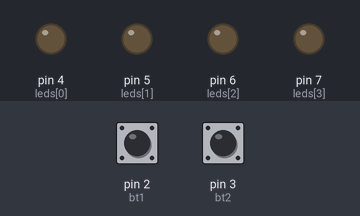
A sketch run on a simulated Arduino Uno, built with avr-gcc and run on an emulated ATmega328P. Parts: output pins drawn as LEDs (lit = HIGH). The test bench sets the inputs (shaded band); at power-on: pin 2 (bt1) HIGH, pin 3 (bt2) HIGH.

Above: at 1.2 s.
1.3 s: pin 2 (bt1) pulled LOW for 0.15 s
At 2.5 s:
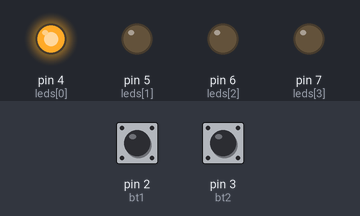
2.9 s: pin 2 (bt1) pulled LOW for 1 s
At 3.6 s:
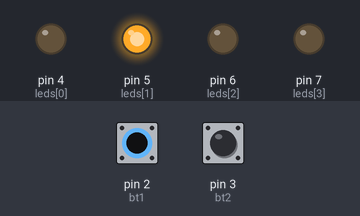
5.4 s: pin 2 (bt1) pulled LOW for 0.15 s
At 6.6 s:
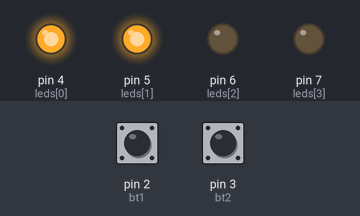
7.0 s: pin 2 (bt1) pulled LOW for 3.2 s
At 8.0 s:
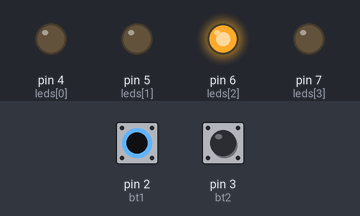
11.7 s: pin 2 (bt1) pulled LOW for 0.15 s
At 12.8 s:
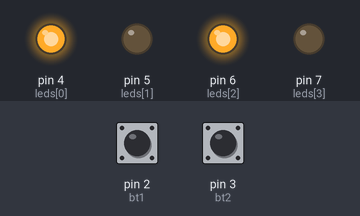
13.3 s: pin 2 (bt1) pulled LOW for 1 s
At 14.0 s:
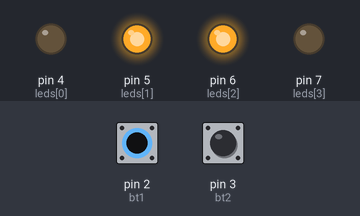
Timing chart, 0 to 16.3 s (numbered marks = the images above; inputs shaded):
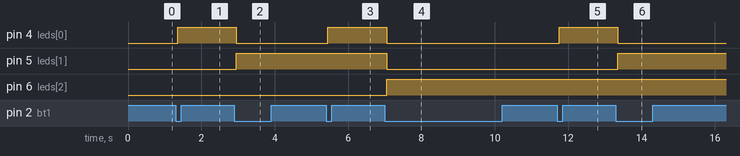

Measured:
- after the input at 1.3 s, pin 4 (leds[0]): LOW → HIGH after 0.05 s
- after the input at 2.9 s, pin 4 (leds[0]): HIGH → LOW after 0.05 s; pin 5 (leds[1]): LOW → HIGH after 0.05 s
- after the input at 5.4 s, pin 4 (leds[0]): LOW → HIGH after 0.05 s
- after the input at 7.0 s, pin 4 (leds[0]), pin 5 (leds[1]): HIGH → LOW after 0.05 s; pin 6 (leds[2]): LOW → HIGH after 0.05 s
- after the input at 11.7 s, pin 4 (leds[0]): LOW → HIGH after 0.05 s
- after the input at 13.3 s, pin 4 (leds[0]): HIGH → LOW after 0.05 s; pin 5 (leds[1]): LOW → HIGH after 0.05 s

The sketch:

Lista6.ino
```cpp
const int bt1 = 2; // incrementa
const int bt2 = 3; // decrementa

const int leds[] = {4, 5, 6, 7}; // LED1 a LED4

int cont = 0;

// debounce botão 1
bool ult1 = HIGH;
bool est1 = HIGH;
unsigned long t1 = 0;

// debounce botão 2
bool ult2 = HIGH;
bool est2 = HIGH;
unsigned long t2 = 0;

const unsigned long debounce = 50;

void setup() {
  pinMode(bt1, INPUT_PULLUP);
  pinMode(bt2, INPUT_PULLUP);

  for (int i = 0; i < 4; i++) {
    pinMode(leds[i], OUTPUT);
  }
}

void loop() {
  // ===== BOTÃO 1 (incrementa) =====
  bool leitura1 = digitalRead(bt1);

  if (leitura1 != ult1) {
    t1 = millis();
  }

  if ((millis() - t1) > debounce) {
    if (leitura1 != est1) {
      est1 = leitura1;

      if (est1 == LOW) {
        if (cont < 15) cont++; // não passa de 15
      }
    }
  }

  ult1 = leitura1;

  // ===== BOTÃO 2 (decrementa) =====
  bool leitura2 = digitalRead(bt2);

  if (leitura2 != ult2) {
    t2 = millis();
  }

  if ((millis() - t2) > debounce) {
    if (leitura2 != est2) {
      est2 = leitura2;

      if (est2 == LOW) {
        if (cont > 0) cont--; // não vai abaixo de 0
      }
    }
  }

  ult2 = leitura2;

  // ===== MOSTRA NOS LEDs =====
  for (int i = 0; i < 4; i++) {
    digitalWrite(leds[i], (cont >> i) & 1);
  }
}
```
